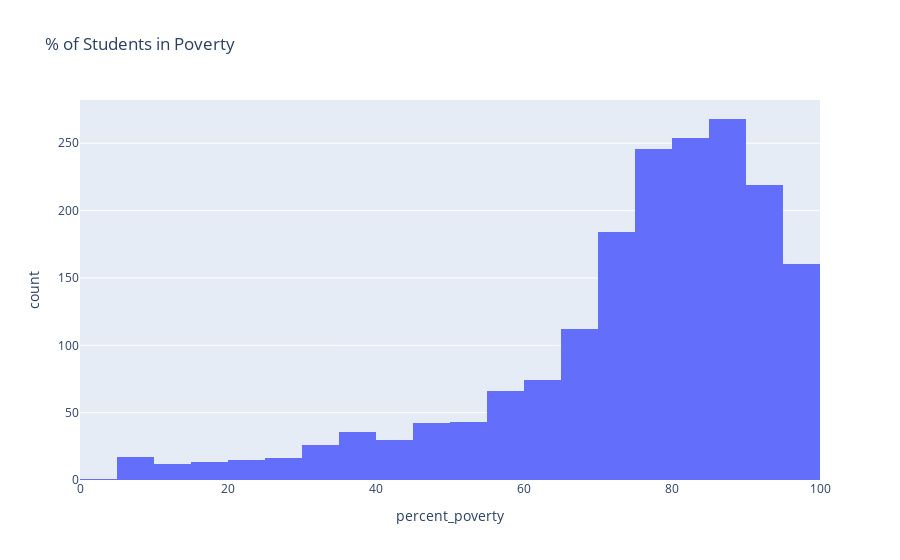

The notebook cell this image was saved under:
### Markdown cell above
#### Task 2d: Students in Poverty
**1.** Create a histogram to view the distribution of the percentage of students whose families fall below the poverty line in NYC public high schools.

### Code cell
# Plot the distribution of the % of students whose families are below the poverty line in schools
px.histogram(schools_df, x="percent_poverty", nbins=30, title="% of Students in Poverty")

### Figure 1 — Plotly figure (JSON) as saved in the notebook; plotly's stock layout.template omitted (floating-point values rounded to 4 significant figures; data arrays with more than 128 entries replaced by an {"elided": "..."} marker saying what was removed)
{"data": [{"alignmentgroup": "True", "bingroup": "x", "hovertemplate": "percent_poverty=%{x}<br>count=%{y}<extra></extra>", "legendgroup": "", "marker": {"color": "#636efa", "pattern": {"shape": ""}}, "name": "", "nbinsx": 30, "offsetgroup": "", "orientation": "v", "showlegend": false, "type": "histogram", "x": {"elided": "1834 float values"}, "xaxis": "x", "yaxis": "y"}], "layout": {"autosize": true, "barmode": "relative", "legend": {"tracegroupgap": 0}, "title": {"text": "% of Students in Poverty"}, "xaxis": {"anchor": "y", "autorange": true, "domain": [0, 1], "range": [0, 100], "title": {"text": "percent_poverty"}, "type": "linear"}, "yaxis": {"anchor": "x", "autorange": true, "domain": [0, 1], "range": [0, 282.1], "title": {"text": "count"}}}}
